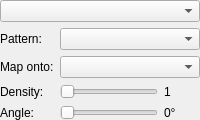
<?xml version="1.0" encoding="UTF-8"?>
<ui version="4.0">
 <class>StripKernelColormapPanel</class>
 <widget class="QWidget" name="StripKernelColormapPanel">
  <layout class="QVBoxLayout" name="mainLayout">
   <property name="leftMargin">
    <number>0</number>
   </property>
   <property name="topMargin">
    <number>0</number>
   </property>
   <property name="rightMargin">
    <number>0</number>
   </property>
   <property name="bottomMargin">
    <number>0</number>
   </property>
   <item>
    <widget class="QComboBox" name="sourceCombo">
     <property name="toolTip">
      <string>Surface Look paints the lit parts of the effect. Effect Colors uses rainbow/stops. Pattern uses a kernel with its own colors and animation.</string>
     </property>
    </widget>
   </item>
   <item>
    <widget class="QWidget" name="secondaryPanel">
     <layout class="QGridLayout" name="secondaryGrid">
      <property name="leftMargin">
       <number>0</number>
      </property>
      <property name="topMargin">
       <number>0</number>
      </property>
      <property name="rightMargin">
       <number>0</number>
      </property>
      <property name="bottomMargin">
       <number>0</number>
      </property>
      <item row="0" column="0">
       <widget class="QLabel" name="kernelCaption">
        <property name="text">
         <string>Pattern:</string>
        </property>
       </widget>
      </item>
      <item row="0" column="1" colspan="2">
       <widget class="QComboBox" name="kernelCombo"/>
      </item>
      <item row="1" column="0">
       <widget class="QLabel" name="unfoldCaption">
        <property name="text">
         <string>Map onto:</string>
        </property>
       </widget>
      </item>
      <item row="1" column="1" colspan="2">
       <widget class="QComboBox" name="unfoldCombo"/>
      </item>
      <item row="2" column="0">
       <widget class="QLabel" name="repeatsCaption">
        <property name="text">
         <string>Density:</string>
        </property>
       </widget>
      </item>
      <item row="2" column="1">
       <widget class="QSlider" name="repeatsSlider">
        <property name="orientation">
         <enum>Qt::Horizontal</enum>
        </property>
        <property name="minimum">
         <number>1</number>
        </property>
        <property name="maximum">
         <number>40</number>
        </property>
        <property name="value">
         <number>1</number>
        </property>
       </widget>
      </item>
      <item row="2" column="2">
       <widget class="QLabel" name="repeatsLabel">
        <property name="minimumSize">
         <size>
          <width>24</width>
          <height>0</height>
         </size>
        </property>
        <property name="text">
         <string>1</string>
        </property>
       </widget>
      </item>
      <item row="3" column="0">
       <widget class="QLabel" name="dirCaption">
        <property name="text">
         <string>Angle:</string>
        </property>
       </widget>
      </item>
      <item row="3" column="1">
       <widget class="QSlider" name="dirSlider">
        <property name="orientation">
         <enum>Qt::Horizontal</enum>
        </property>
        <property name="maximum">
         <number>359</number>
        </property>
       </widget>
      </item>
      <item row="3" column="2">
       <widget class="QLabel" name="dirLabel">
        <property name="minimumSize">
         <size>
          <width>36</width>
          <height>0</height>
         </size>
        </property>
        <property name="text">
         <string>0°</string>
        </property>
       </widget>
      </item>
     </layout>
    </widget>
   </item>
  </layout>
 </widget>
 <resources/>
 <connections/>
</ui>
